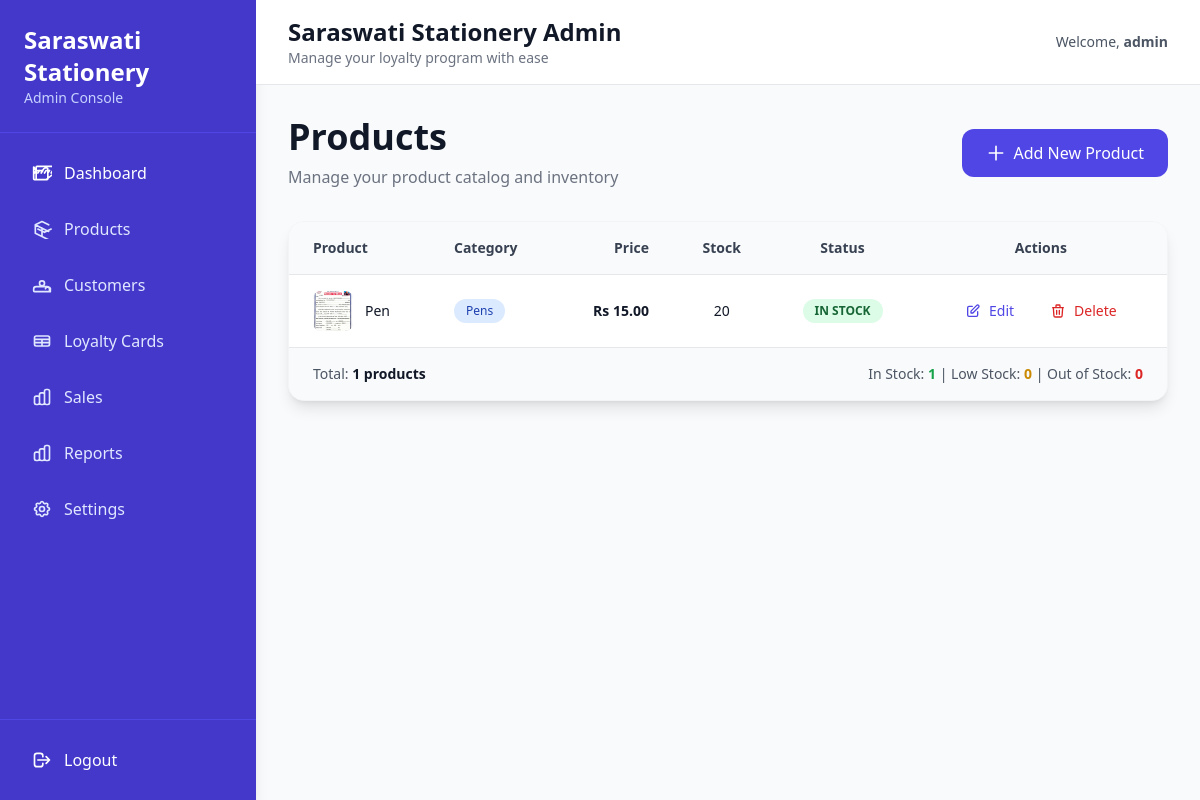
The app's page /admin/products (signed in) with its own data.
### models.py (models this page shows, shortened)
class User(UserMixin, db.Model):
    id = db.Column(db.Integer, primary_key=True)
    username = db.Column(db.String(150), unique=True, nullable=False)
    email = db.Column(db.String(150), unique=True, nullable=False)
    password = db.Column(db.String(150), nullable=False)
    role = db.Column(db.String(50), default='customer') # 'admin' or 'customer'
    created_at = db.Column(db.DateTime, default=datetime.utcnow)
    sales = db.relationship('Sale', backref='user', lazy=True)
    loyalty_card = db.relationship('LoyaltyCard', backref='user', uselist=False, lazy=True)
    @property
    def is_admin(self):
        return self.role == 'admin'

class Product(db.Model):
    id = db.Column(db.Integer, primary_key=True)
    name = db.Column(db.String(200), nullable=False)
    price = db.Column(db.Float, nullable=False)
    stock = db.Column(db.Integer, default=0)
    category = db.Column(db.String(100))
    description = db.Column(db.Text)
    image_filename = db.Column(db.String(255))  # Stores uploaded image filename
    created_at = db.Column(db.DateTime, default=db.func.current_timestamp())
    updated_at = db.Column(db.DateTime, default=db.func.current_timestamp(), onupdate=db.func.current_timestamp())
    def get_image_url(self):
        if self.image_filename:
            return f"/static/uploads/products/{self.image_filename}"
        return "/static/uploads/products/placeholder.svg"

### app.py (the view)
@app.route('/admin/products')
@login_required
def admin_products():
    if not current_user.is_admin:
        abort(403)
    products = Product.query.all()
    return render_template('admin/admin_products.html', products=products)

### app.py (called while the page is built)
@login_manager.user_loader
def load_user(user_id):
    return User.query.get(int(user_id))

### templates/admin/admin_products.html (shortened to what this page needs)
{% extends 'admin/base_admin.html' %}
{% block content %}
<div class="flex justify-between items-center mb-8">
  <div>
    <h1 class="text-4xl font-bold text-gray-900">Products</h1>
    <p class="text-gray-500 mt-2">Manage your product catalog and inventory</p>
  </div>
  <a href="{{ url_for('add_product') }}"
     class="bg-indigo-600 text-white px-6 py-3 rounded-xl hover:bg-indigo-700 transition-all transform hover:shadow-lg font-medium flex items-center gap-2">
     <svg class="w-5 h-5" fill="none" stroke="currentColor" viewBox="0 0 24 24">
       <path stroke-linecap="round" stroke-linejoin="round" stroke-width="2" d="M12 4v16m8-8H4"></path>
     </svg>
     Add New Product
  </a>
</div>
{% if products %}
<div class="bg-white rounded-2xl shadow-lg border border-gray-100 overflow-hidden">
  <div class="overflow-x-auto">
    <table class="w-full text-sm">
      <thead>
        <tr class="bg-gray-50 border-b border-gray-200">
          <th class="px-6 py-4 text-left font-semibold text-gray-700">Product</th>
          <th class="px-6 py-4 text-left font-semibold text-gray-700">Category</th>
          <th class="px-6 py-4 text-right font-semibold text-gray-700">Price</th>
          <th class="px-6 py-4 text-center font-semibold text-gray-700">Stock</th>
          <th class="px-6 py-4 text-center font-semibold text-gray-700">Status</th>
          <th class="px-6 py-4 text-center font-semibold text-gray-700">Actions</th>
        </tr>
      </thead>
      <tbody class="divide-y divide-gray-200">
        {% for product in products %}
        <tr class="hover:bg-gray-50 transition-colors">
          <td class="px-6 py-4">
            <div class="flex items-center gap-3">
              <div class="w-10 h-10 rounded-lg overflow-hidden bg-gray-200 flex-shrink-0">
                <img src="{{ product.get_image_url() }}" alt="{{ product.name }}" class="w-full h-full object-cover">
              </div>
              <div>
                <p class="font-medium text-gray-900">{{ product.name }}</p>
              </div>
            </div>
          </td>
          <td class="px-6 py-4">
            {% if product.category %}
            <span class="inline-block bg-blue-100 text-blue-800 text-xs font-medium px-3 py-1 rounded-full">{{ product.category }}</span>
            {% else %}
            <span class="text-gray-400 text-xs">—</span>
            {% endif %}
          </td>
          <td class="px-6 py-4 text-right">
            <p class="font-semibold text-gray-900">Rs {{ "%.2f"|format(product.price) }}</p>
          </td>
          <td class="px-6 py-4 text-center">
            <p class="font-medium text-gray-900">{{ product.stock }}</p>
          </td>
          <td class="px-6 py-4 text-center">
            {% if product.stock == 0 %}
            <span class="inline-block bg-red-100 text-red-800 text-xs font-bold px-3 py-1 rounded-full">OUT OF STOCK</span>
            {% elif product.stock < 10 %}
            <span class="inline-block bg-yellow-100 text-yellow-800 text-xs font-bold px-3 py-1 rounded-full">LOW STOCK</span>
            {% else %}
            <span class="inline-block bg-green-100 text-green-800 text-xs font-bold px-3 py-1 rounded-full">IN STOCK</span>
            {% endif %}
          </td>
          <td class="px-6 py-4 text-center">
            <div class="flex items-center justify-center gap-3">
              <a href="{{ url_for('edit_product', id=product.id) }}"
                 class="inline-flex items-center gap-2 text-indigo-600 hover:text-indigo-800 hover:bg-indigo-50 px-3 py-2 rounded-lg transition font-medium text-sm">
                 <svg class="w-4 h-4" fill="none" stroke="currentColor" viewBox="0 0 24 24">
                   <path stroke-linecap="round" stroke-linejoin="round" stroke-width="2" d="M11 5H6a2 2 0 00-2 2v11a2 2 0 002 2h11a2 2 0 002-2v-5m-1.414-9.414a2 2 0 112.828 2.828L11.828 15H9v-2.828l8.586-8.586z"></path>
                 </svg>
                 Edit
              </a>
              <a href="{{ url_for('delete_product', id=product.id) }}"
                 onclick="return confirm('Are you sure you want to delete this product?')"
                 class="inline-flex items-center gap-2 text-red-600 hover:text-red-800 hover:bg-red-50 px-3 py-2 rounded-lg transition font-medium text-sm">
                 <svg class="w-4 h-4" fill="none" stroke="currentColor" viewBox="0 0 24 24">
                   <path stroke-linecap="round" stroke-linejoin="round" stroke-width="2" d="M19 7l-.867 12.142A2 2 0 0116.138 21H7.862a2 2 0 01-1.995-1.858L5 7m5 4v6m4-6v6m1-10V4a1 1 0 00-1-1h-4a1 1 0 00-1 1v3M4 7h16"></path>
                 </svg>
                 Delete
              </a>
            </div>
          </td>
        </tr>
        {% endfor %}
      </tbody>
    </table>
  </div>
  <div class="bg-gray-50 border-t border-gray-200 px-6 py-4 flex justify-between items-center">
    <p class="text-sm text-gray-600">
      Total: <span class="font-semibold text-gray-900">{{ products|length }} products</span>
    </p>
    <p class="text-sm text-gray-600">
      In Stock: <span class="font-semibold text-green-600">{{ products|selectattr('stock', '>', 0)|list|length }}</span> |
      Low Stock: <span class="font-semibold text-yellow-600">{{ products|selectattr('stock', '<', 10)|selectattr('stock', '>', 0)|list|length }}</span> |
      Out of Stock: <span class="font-semibold text-red-600">{{ products|selectattr('stock', '==', 0)|list|length }}</span>
    </p>
  </div>
</div>
{% endif %}
{% endblock %}

### templates/admin/base_admin.html (shortened to what this page needs)
<!DOCTYPE html>
<html lang="en">
<head>
  <script src="https://cdn.tailwindcss.com"></script>
</head>
<body class="bg-gray-50">
<div class="flex h-screen">
  <aside class="w-64 bg-indigo-700 text-white flex flex-col shadow-lg">
    <div class="p-6 border-b border-indigo-600">
      <h1 class="text-2xl font-bold">Saraswati Stationery</h1>
      <p class="text-indigo-200 text-sm">Admin Console</p>
    </div>
    <nav class="flex-1 p-4 space-y-2 overflow-y-auto">
      <a href="{{ url_for('admin_dashboard') }}"
         class="flex items-center gap-3 px-4 py-3 rounded-lg hover:bg-indigo-600 transition text-white font-medium group">
        <span>Dashboard</span>
      </a>
      <a href="{{ url_for('admin_products') }}"
         class="flex items-center gap-3 px-4 py-3 rounded-lg hover:bg-indigo-600 transition text-indigo-100 font-medium">
        <svg class="w-5 h-5" fill="none" stroke="currentColor" viewBox="0 0 24 24">
          <path stroke-linecap="round" stroke-linejoin="round" stroke-width="2" d="M20 7l-8-4-8 4m0 0l8 4m-8-4v10l8 4m0-10l8 4m-8-4v10l8 4M7 12l8 4m0 0l8-4"></path>
        </svg>
        <span>Products</span>
      </a>
      <a href="{{ url_for('admin_customers') }}"
         class="flex items-center gap-3 px-4 py-3 rounded-lg hover:bg-indigo-600 transition text-indigo-100 font-medium">
        <svg class="w-5 h-5" fill="none" stroke="currentColor" viewBox="0 0 24 24">
          <path stroke-linecap="round" stroke-linejoin="round" stroke-width="2" d="M17 20h5v-2a3 3 0 00-5.856-1.487M15 10a3 3 0 11-6 0 3 3 0 016 0zM4 20h16c.552 0 1-.448 1-1v-2a3 3 0 00-3-3H5a3 3 0 00-3 3v2c0 .552.448 1 1 1z"></path>
        </svg>
        <span>Customers</span>
      </a>
      <a href="{{ url_for('admin_loyalty_cards') }}"
         class="flex items-center gap-3 px-4 py-3 rounded-lg hover:bg-indigo-600 transition text-indigo-100 font-medium">
        <svg class="w-5 h-5" fill="none" stroke="currentColor" viewBox="0 0 24 24">
          <path stroke-linecap="round" stroke-linejoin="round" stroke-width="2" d="M3 10h18M3 14h18m-9-4v8m-7 0h14a2 2 0 002-2V8a2 2 0 00-2-2H5a2 2 0 00-2 2v8a2 2 0 002 2z"></path>
        </svg>
        <span>Loyalty Cards</span>
      </a>
      <a href="{{ url_for('admin_sales') }}"
         class="flex items-center gap-3 px-4 py-3 rounded-lg hover:bg-indigo-600 transition text-indigo-100 font-medium">
        <span>Sales</span>
      </a>
      <a href="{{ url_for('admin_reports') }}"
         class="flex items-center gap-3 px-4 py-3 rounded-lg hover:bg-indigo-600 transition text-indigo-100 font-medium">
        <span>Reports</span>
      </a>
      <a href="{{ url_for('admin_settings') }}"
         class="flex items-center gap-3 px-4 py-3 rounded-lg hover:bg-indigo-600 transition text-indigo-100 font-medium">
        <span>Settings</span>
      </a>
    </nav>
    <div class="p-4 border-t border-indigo-600 space-y-2">
      <a href="{{ url_for('logout') }}"
         class="flex items-center gap-3 px-4 py-3 rounded-lg hover:bg-red-600 transition text-white font-medium">
        <svg class="w-5 h-5" fill="none" stroke="currentColor" viewBox="0 0 24 24">
          <path stroke-linecap="round" stroke-linejoin="round" stroke-width="2" d="M17 16l4-4m0 0l-4-4m4 4H7m6 4v1a3 3 0 01-3 3H6a3 3 0 01-3-3V7a3 3 0 013-3h4a3 3 0 013 3v1"></path>
        </svg>
        <span>Logout</span>
      </a>
    </div>
  </aside>
  <main class="flex-1 overflow-y-auto">
    <div class="bg-white border-b border-gray-200 px-8 py-4 flex justify-between items-center">
      <div>
        <h2 class="text-2xl font-bold text-gray-900">Saraswati Stationery Admin</h2>
        <p class="text-gray-500 text-sm">Manage your loyalty program with ease</p>
      </div>
      <div class="flex items-center gap-4">
        <span class="text-gray-600 text-sm">Welcome, <span class="font-semibold">{{ current_user.username }}</span></span>
      </div>
    </div>
    <div class="p-8">
      {% block content %}{% endblock %}
    </div>
  </main>
</div>
</body>
</html>

### records on screen
User: username "admin"
Product: get_image_url (picture), name "Pen", category "Pens", price "15.00", stock "20", shows "IN STOCK"

### other values on screen
{{ products|length }} "1"
{{ products|selectattr('stock', '>', 0)|list|length }} "1"
{{ products|selectattr('stock', '==', 0)|list|length }} "0"
